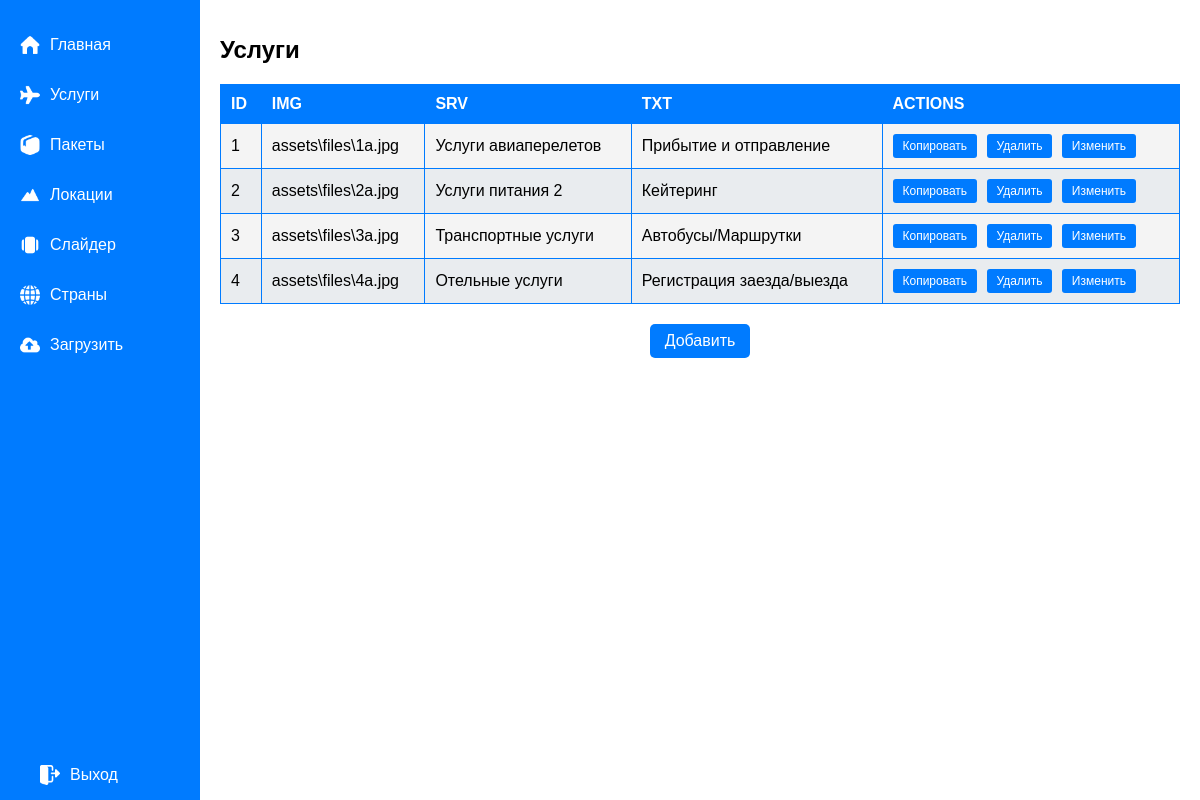
Screenshot of /admin/admin.php?tab=services (signed in) with the database file from the repository.
### tables this page shows
CREATE TABLE IF NOT EXISTS `services` (
  `id` int NOT NULL AUTO_INCREMENT,
  `img` text NOT NULL,
  `srv` text NOT NULL,
  `txt` text NOT NULL,
  PRIMARY KEY (`id`)
);

### admin/admin.php (the view, shortened to what this page needs)
<?php
require_once '../includes/db.php';
if (isset($_GET['tab']) && $_GET['tab'] == 'services') {
    $sql = "SELECT * FROM services";
} elseif (isset($_GET['tab']) && $_GET['tab'] == 'packages') {
    $sql = "SELECT * FROM packages";
} elseif (isset($_GET['tab']) && $_GET['tab'] == 'locations') {
    $sql = "SELECT * FROM locations";
} elseif (isset($_GET['tab']) && $_GET['tab'] == 'slider') {
    $sql = "SELECT * FROM slider";
} else {
    $sql = "SELECT * FROM services";
}
$stmt = $pdo->prepare($sql);
$stmt->execute();
$items = $stmt->fetchAll(PDO::FETCH_ASSOC);
$itemToEdit = null;
?>
<!DOCTYPE html>
<html lang="en">
<head>
    <link rel="stylesheet" href="../css/admin.css">
</head>
<body>
    <div class="sidebar">
        <a href="admin.php?tab=main"><img src="../assets/files/home.png" alt="Home Icon"> Главная</a>
        <a href="admin.php?tab=services"><img src="../assets/files/plane.png" alt="Services Icon"> Услуги</a>
        <a href="admin.php?tab=packages"><img src="../assets/files/package.png" alt="Packages Icon"> Пакеты</a>
        <a href="admin.php?tab=locations"><img src="../assets/files/mountains.png" alt="Locations Icon"> Локации</a>
        <a href="admin.php?tab=slider"><img src="../assets/files/slider.png" alt="Slider Icon"> Слайдер</a>
        <a href="admin.php?tab=cont"><img src="../assets/files/cont.png" alt="Countries Icon"> Страны</a>
        <a href="admin.php?tab=upload"><img src="../assets/files/upload.png" alt="Upload Icon"> Загрузить</a>
        <a href="../" class="logout"><img src="../assets/files/exit.png" alt="Logout Icon"> Выход</a>
    </div>
    <div class="main-content">
        <?php
        if (isset($_GET['tab']) && ($_GET['tab'] == 'services' || $_GET['tab'] == 'packages' || $_GET['tab'] == 'locations' || $_GET['tab'] == 'slider')) {
            if (isset($_GET['action']) && $_GET['action'] == 'add') {
                $formTitle = ($_GET['tab'] == 'services') ? 'Добавить Услугу' :
                             (($_GET['tab'] == 'packages') ? 'Добавить Пакет' :
                             (($_GET['tab'] == 'locations') ? 'Добавить Локацию' : 'Добавить Слайдер'));
        ?>
            <h1><?= $formTitle ?></h1>
            <form action="admin.php?tab=<?= $_GET['tab']; ?>&action=add" method="POST">
                <?php if ($_GET['tab'] == 'slider'): ?>
                    <label for="img">Изображение:</label>
                    <select name="img" id="img" required>
                        <option value="">Выберите изображение</option>
                        <?php foreach (getImageFiles() as $file): ?>
                            <option value="<?= "assets/files/$file"; ?>"><?= $file; ?></option>
                        <?php endforeach; ?>
                    </select>
                <?php else: ?>
                    <label for="img">Изображение:</label>
                    <input type="text" name="img" id="img" placeholder="Введите путь к изображению" required>
                <?php endif; ?>
                <?php if ($_GET['tab'] == 'services'): ?>
                    <label for="srv">Название Сервиса:</label>
                    <input type="text" name="srv" id="srv" placeholder="Введите название сервиса" required>
                    <label for="txt">Описание Сервиса:</label>
                    <input type="text" name="txt" id="txt" placeholder="Введите описание сервиса" required>
                <?php elseif ($_GET['tab'] == 'packages'): ?>
                    <label for="price">Цена:</label>
                    <input type="number" step="0.01" name="price" id="price" placeholder="Введите цену" required>
                <?php elseif ($_GET['tab'] == 'locations'): ?>
                    <label for="name">Название Локации:</label>
                    <input type="text" name="name" id="name" placeholder="Введите название локации" required>
                <?php endif; ?>
                <button type="submit" name="add_item" class="add-btn">Добавить</button>
                <a href="admin.php?tab=<?= $_GET['tab']; ?>" class="back-btn">Назад</a>
            </form>
        <?php
            } else {
                $listTitle = ($_GET['tab'] == 'services') ? 'Услуги' :
                             (($_GET['tab'] == 'packages') ? 'Пакеты' :
                             (($_GET['tab'] == 'locations') ? 'Локации' : 'Слайдер'));
        ?>
            <h1><?= $listTitle ?></h1>
            <table>
                <thead>
                    <tr>
                        <th>ID</th>
                        <th>IMG</th>
                        <?php if ($_GET['tab'] == 'services'): ?>
                            <th>SRV</th>
                            <th>TXT</th>
                        <?php elseif ($_GET['tab'] == 'packages'): ?>
                            <th>PRICE</th>
                        <?php elseif ($_GET['tab'] == 'locations'): ?>
                            <th>NAME</th>
                        <?php endif; ?>
                        <th>ACTIONS</th>
                    </tr>
                </thead>
                <tbody>
                    <?php foreach ($items as $item): ?>
                    <tr>
                        <td><?= $item['id']; ?></td>
                        <td><?= $item['img']; ?></td>
                        <?php if ($_GET['tab'] == 'services'): ?>
                            <td><?= $item['srv']; ?></td>
                            <td><?= $item['txt']; ?></td>
                        <?php elseif ($_GET['tab'] == 'packages'): ?>
                            <td><?= $item['price']; ?></td>
                        <?php elseif ($_GET['tab'] == 'locations'): ?>
                            <td><?= $item['name']; ?></td>
                        <?php endif; ?>
                        <td>
                            <a href="admin.php?tab=<?= $_GET['tab']; ?>&copy=<?= $item['id']; ?>" class="action-btn">Копировать</a>
                            <a href="admin.php?tab=<?= $_GET['tab']; ?>&delete=<?= $item['id']; ?>" class="action-btn" onclick="return confirm('Are you sure?')">Удалить</a>
                            <a href="admin.php?tab=<?= $_GET['tab']; ?>&edit=<?= $item['id']; ?>" class="action-btn">Изменить</a>
                        </td>
                    </tr>
                    <?php endforeach; ?>
                </tbody>
            </table>
            <a href="admin.php?tab=<?= $_GET['tab']; ?>&action=add" class="add-btn-center">Добавить</a>
        <?php
            }
        } else {
        ?>
            <h1>ГЛАВНАЯ</h1>
            <img src="../assets/files/admin.jpg" alt="Image">
        <?php
        }
        ?>
    </div>
</body>
</html>

### css/admin.css (style rules this page uses)
body { margin: 0; font-family: Arial, sans-serif; display: flex; }
.sidebar { background-color: #007bff; width: 200px; height: 100vh; padding-top: 20px; color: white; position: fixed; left: 0; top: 0; }
.sidebar a { display: flex; align-items: center; color: white; padding: 15px 20px; text-decoration: none; transition: background-color 0.3s; }
.sidebar img { margin-right: 10px; width: 20px; height: 20px; }
.logout { position: absolute; bottom: 20px; left: 20px; }
.main-content { margin-left: 200px; padding: 20px; width: calc(100% - 200px); box-sizing: border-box; }
.main-content h1 { margin-bottom: 20px; font-size: 24px; }
table { width: 100%; border-collapse: collapse; margin-top: 20px; border: 1px solid #007bff; }
table th, table td { border: 1px solid #007bff; padding: 10px; text-align: left; }
table th { background-color: #007bff; color: white; text-transform: uppercase; }
table td { background-color: #f4f4f4; }
table tr:nth-child(even) td { background-color: #e9ecef; }
.action-btn { display: inline-block; padding: 5px 10px; background-color: #007bff; color: white; border: none; border-radius: 3px; cursor: pointer; font-size: 12px; text-align: center; text-decoration: none; transition: background-color 0.3s; margin-right: 5px; }
.add-btn-center { display: block; width: fit-content; margin: 20px auto; padding: 8px 15px; background-color: #007bff; color: white; text-decoration: none; border-radius: 5px; transition: background-color 0.3s ease; text-align: center; }

### rows the page displays
services: id "1", img "assets\\files\\1a.jpg", srv "Услуги авиаперелетов", txt "Прибытие и отправление"
services: id "2", img "assets\\files\\2a.jpg", srv "Услуги питания 2", txt "Кейтеринг"
services: id "3", img "assets\\files\\3a.jpg", srv "Транспортные услуги", txt "Автобусы/Маршрутки"
services: id "4", img "assets\\files\\4a.jpg", srv "Отельные услуги", txt "Регистрация заезда/выезда"

### other values shown
$listTitle "Услуги"
